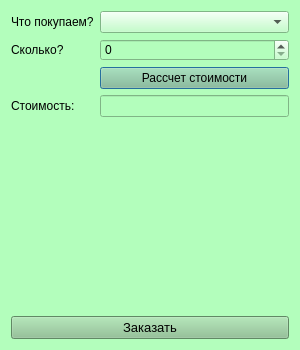
<?xml version="1.0" encoding="UTF-8"?>
<ui version="4.0">
 <class>Dialog</class>
 <widget class="QDialog" name="Dialog">
  <property name="geometry">
   <rect>
    <x>0</x>
    <y>0</y>
    <width>300</width>
    <height>350</height>
   </rect>
  </property>
  <property name="sizePolicy">
   <sizepolicy hsizetype="Minimum" vsizetype="Minimum">
    <horstretch>30</horstretch>
    <verstretch>0</verstretch>
   </sizepolicy>
  </property>
  <property name="minimumSize">
   <size>
    <width>300</width>
    <height>350</height>
   </size>
  </property>
  <property name="windowTitle">
   <string>Dialog</string>
  </property>
  <property name="styleSheet">
   <string notr="true">background-color: rgb(179, 254, 188);
color: rgb(0, 0, 0);</string>
  </property>
  <layout class="QVBoxLayout" name="verticalLayout_2">
   <item>
    <layout class="QVBoxLayout" name="verticalLayout">
     <item>
      <layout class="QFormLayout" name="formLayout">
       <item row="2" column="0">
        <widget class="QLabel" name="quan_lab">
         <property name="text">
          <string>Сколько?</string>
         </property>
        </widget>
       </item>
       <item row="4" column="0">
        <widget class="QLabel" name="price_lab">
         <property name="text">
          <string>Стоимость:</string>
         </property>
        </widget>
       </item>
       <item row="4" column="1">
        <widget class="QLineEdit" name="lineEdit_orice"/>
       </item>
       <item row="1" column="0">
        <widget class="QLabel" name="buy_label">
         <property name="text">
          <string>Что покупаем?</string>
         </property>
        </widget>
       </item>
       <item row="1" column="1">
        <widget class="QComboBox" name="comboBox_buy"/>
       </item>
       <item row="2" column="1">
        <widget class="QSpinBox" name="spinBox_quan"/>
       </item>
       <item row="3" column="1">
        <widget class="QPushButton" name="pushButton">
         <property name="styleSheet">
          <string notr="true">background-color: rgb(136, 192, 142);</string>
         </property>
         <property name="text">
          <string>Рассчет стоимости</string>
         </property>
        </widget>
       </item>
      </layout>
     </item>
     <item>
      <widget class="QPushButton" name="pushButton_order_buy">
       <property name="font">
        <font>
         <pointsize>10</pointsize>
        </font>
       </property>
       <property name="styleSheet">
        <string notr="true">background-color: rgb(136, 192, 142);</string>
       </property>
       <property name="text">
        <string>Заказать</string>
       </property>
      </widget>
     </item>
    </layout>
   </item>
  </layout>
 </widget>
 <resources/>
 <connections/>
</ui>
